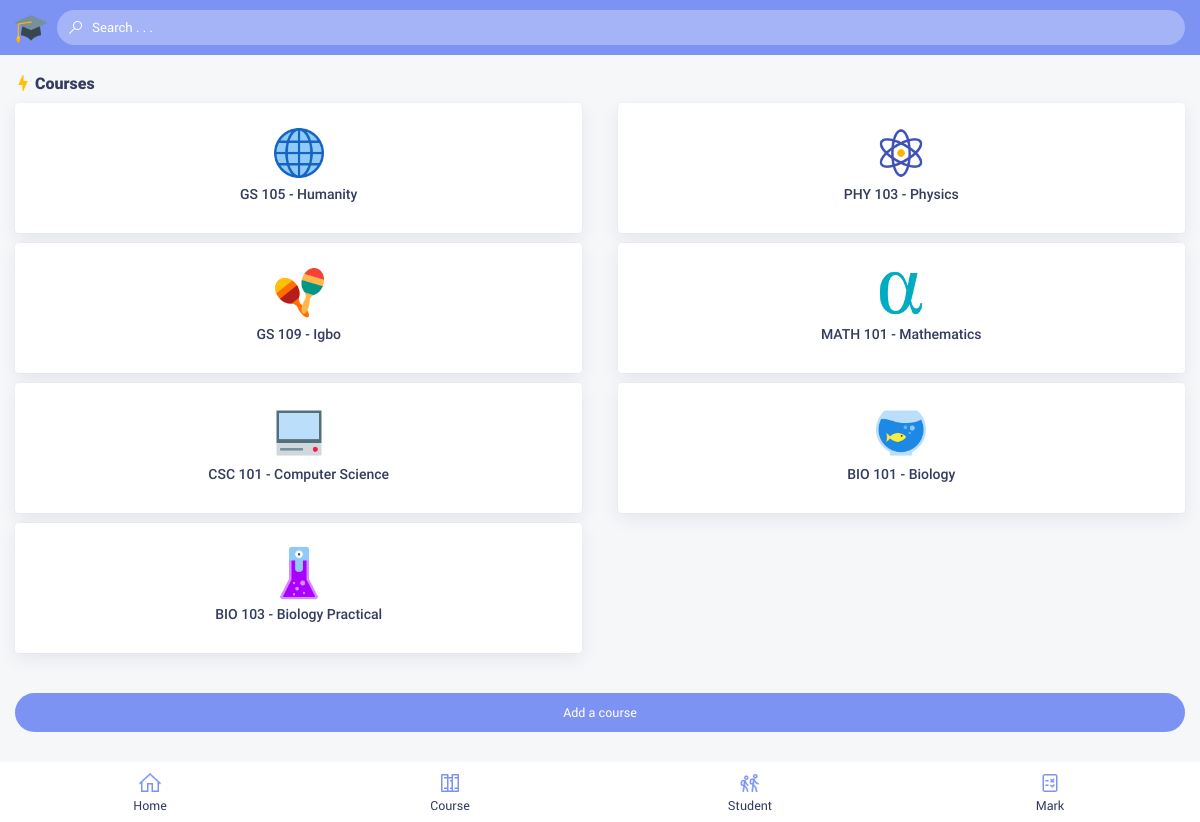
Page /courses.php (signed in) on the committed database.
### tables this page shows
CREATE TABLE `courses` (
  `course_id` int(100) NOT NULL,
  `course_title` text NOT NULL,
  `course_code` text NOT NULL,
  `course_image` text NOT NULL
);

### functions/functions.php (the view, shortened to what this page needs)
<?php
$con = mysqli_connect("localhost","root","","attendio");
function getCourses(){
    global $con;
    $get_cors = "select * from courses";
    $run_cors = mysqli_query($con, $get_cors);
    while($row_cors = mysqli_fetch_array($run_cors)){
        $course_code = $row_cors['course_code'];
        $course_title = $row_cors['course_title'];
        $course_image = $row_cors['course_image'];
        echo "
        <li class='subject'>
            <img src='./db_images/courses/$course_image' alt='$course_title' class='subImg'>
            <span class='subTitle'>$course_code - $course_title</span>
        </li>
        ";
    }
}
?>

### assets/css/main.css (style rules this page uses)
html { font-family:sans-serif;line-height:1.15;-ms-text-size-adjust:100%;-webkit-text-size-adjust:100% }
body { margin:0 }
img { border-style:none }
* { margin: 0; padding: 0; box-sizing: border-box; -webkit-tap-highlight-color: rgb(0, 20, 60,0.6); -webkit-text-size-adjust:none; -webkit-font-smoothing: antialiased; -moz-osx-font-smoothing: grayscale; outline: none; }
audio, canvas, iframe, img, svg, video { vertical-align: middle; }
html, button, input, select, option { -moz-osx-font-smoothing: grayscale; -webkit-font-smoothing: antialiased; font-synthesis: antialiased; font-family: 'Roboto Regular'; }
body { position: relative; display: block; width: 100%; height: auto; background: #f6f7f9; color: #343c60; font-family: 'Roboto Regular'; overflow-x: hidden; }
img { max-width: 100%; }
body { font-size: 12.5px; padding-bottom: 60px; }
li.subject { width: 48.5%; height: 130px; background-color: #FFFFFF; border-radius: 4px; position: relative; padding: 20px; text-align: center; box-shadow: 0 6px 18px 0 rgba(0,35,90,.08), 0 0 2px 0 rgba(0,35,90,.06); margin-bottom: 10px; }
.subImg { position: relative; display: block; width: 60px; height: 60px; margin: auto; margin-bottom: 3px; }
.subTitle { display: block; width: 100%; text-align: center; font-family: 'Roboto Medium'; font-size: 14px; }

### rows in the picture
courses: course_image (picture), course_code "GS 105", course_title "Humanity"
courses: course_image (picture), course_code "PHY 103", course_title "Physics"
courses: course_image (picture), course_code "GS 109", course_title "Igbo"
courses: course_image (picture), course_code "MATH 101", course_title "Mathematics"
courses: course_image (picture), course_code "CSC 101", course_title "Computer Science"
courses: course_image (picture), course_code "BIO 101", course_title "Biology"
courses: course_image (picture), course_code "BIO 103", course_title "Biology Practical"
